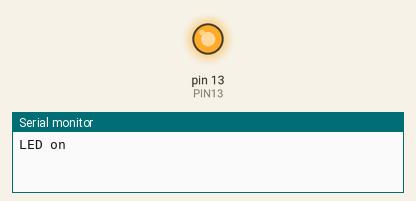
This sketch was run on a simulated Arduino Uno, built with avr-gcc and run on an emulated ATmega328P. On the bench: output pins drawn as LEDs (lit = HIGH), the last lines printed to the serial monitor.

Above: at 1.2 s.
At 3.2 s:
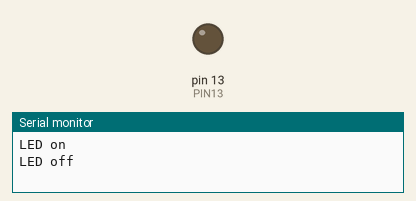
Timing chart, 0 to 5.2 s (numbered marks = the images above):
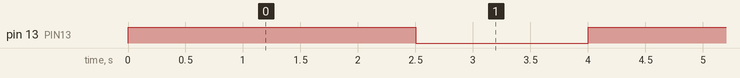

The sketch:

Placa_cu_leduri_1.ino
```cpp
// definim actiunea ledului de pe placa sa sclipeasca
// si sa se afiseze rezultatele actiunii la consola.
int PIN13 = 13;

void setup() {
  Serial.begin(9600);
  pinMode(PIN13, OUTPUT);
}

void loop() {
  Serial.println("LED on");
  digitalWrite(PIN13, HIGH);
  delay(2500);
  Serial.println("LED off");
  digitalWrite(PIN13, LOW);
  delay(1500);
}
```

Measured:
- by itself, pin 13 (PIN13): alternates HIGH for 2.5 s and LOW for 1.5 s
